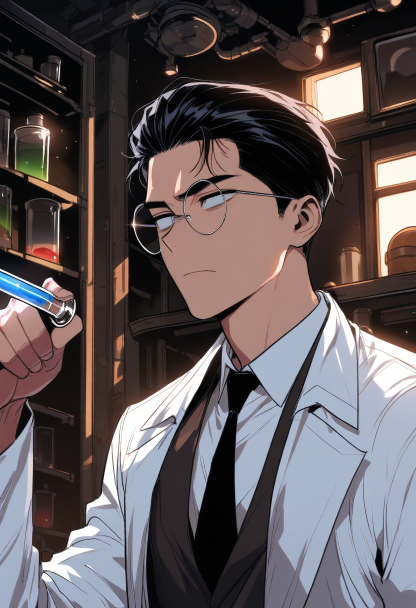
#> input picture style-tests/manhwa/selye_close.png, 832 x 1216 px (shown at 1/2 size)
$ python animate.py selye_close.png selye_lab.png selye_lab.png
#> lines starting #> are read from the running program, lines starting #| are printed output that depends on the picture
# 2.5D "living still": depth parallax + push-in + breathing + glint + glow + dust -> vertical MP4
import numpy as np, subprocess, sys
from PIL import Image, ImageDraw, ImageFilter
from scipy.ndimage import map_coordinates, gaussian_filter
SRC, DEP, OUT = sys.argv[1], sys.argv[2], sys.argv[3]
W,H,FPS,SEC = 1080,1920,24,8
img = Image.open(SRC).convert('RGB'); sc = H/img.height
#> further down, img is the input picture: PIL image 832x1216 RGB; mean R, G, B 96.7, 87.9, 89.8
#> after `sc = H / img.height`: sc = 1.58
img = img.resize((round(img.width*sc), H), Image.LANCZOS); A = np.asarray(img).astype(np.float32)/255
#> after `img = img.resize((round(img.width * sc), H), Image.LANCZOS)`:
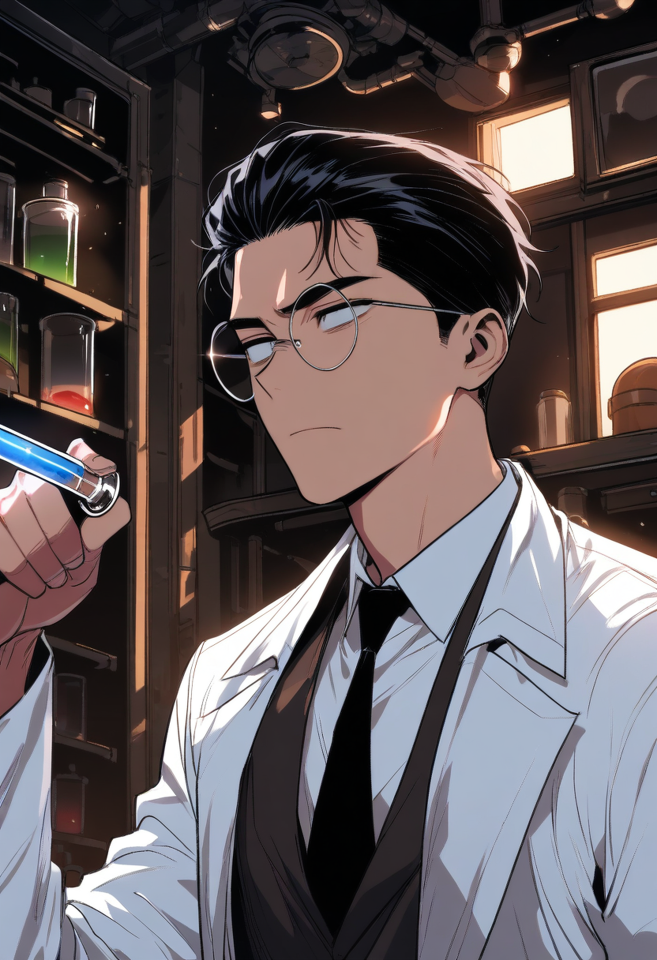
#> img: PIL image 1314x1920 RGB (shown at 1/2 size); mean R, G, B 96.7, 87.9, 89.8
#> (the run stopped early here; a loop or call above may not have finished)
